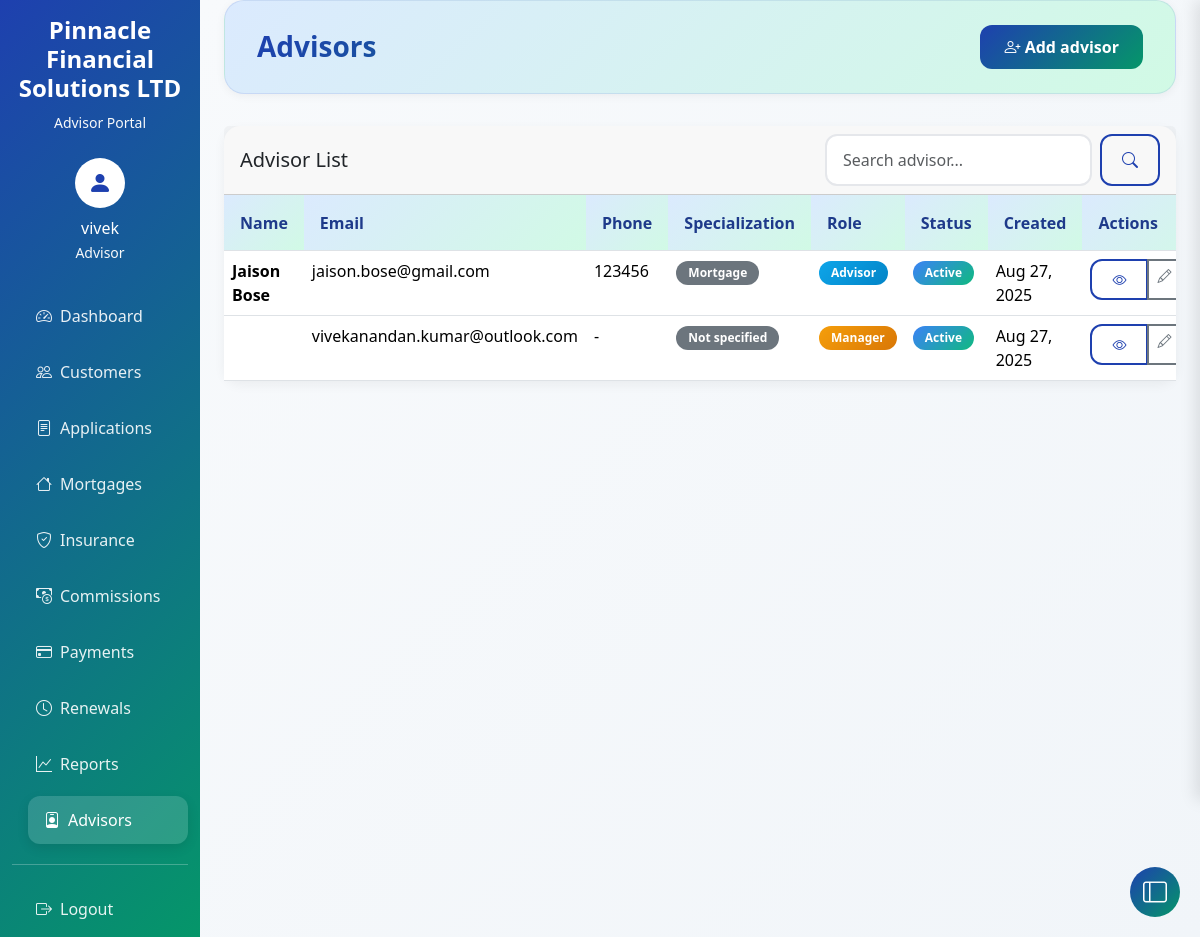
Screenshot of /advisor/ (signed in) with the database file from the repository.
### crm/models.py (models this page shows, shortened)
class Advisor(AbstractUser):
    date_of_birth = models.DateField(null=True, blank=True)
    phone = models.CharField(max_length=20, blank=True)
    license_number = models.CharField(max_length=50, unique=True, null=True, blank=True)
    specialization = models.CharField(
        max_length=100,
        blank=True,
        help_text='e.g., Mortgages, Life Insurance, Property Insurance'
    )
    hire_date = models.DateField(default=timezone.now)
    active = models.BooleanField(default=True)
    created_at = models.DateTimeField(auto_now_add=True)
    updated_at = models.DateTimeField(auto_now=True)
    is_manager = models.BooleanField(default=False)
    notes = models.TextField(blank=True, null=True)
    email = models.EmailField(unique=True, blank=False)
    first_name = models.CharField(max_length=50, blank=False)
    last_name = models.CharField(max_length=50, blank=False)
    class Meta:
        indexes = [
            models.Index(fields=['email'], name='idx_advisor_email'),
            models.Index(fields=['license_number'], name='idx_advisor_license'),
            models.Index(fields=['active'], name='idx_advisor_active'),
        ]
        db_table = 'advisor'

### crm/views.py (the view, shortened to what this page needs)
# urls.py: path('advisor/', views.AdvisorListView.as_view(), name='advisor_list'),
class AdvisorListView(LoginRequiredMixin, ListView):
    model = User  # Use User instead of Advisor
    template_name = 'crm/advisor_list.html'
    context_object_name = 'advisor'
    paginate_by = 20
    def get_queryset(self):
        queryset = User.objects.all().order_by('-created_at')
        search_query = self.request.GET.get('search')
        return queryset

### templates/crm/advisor_list.html (shortened to what this page needs)
{% extends 'crm/base.html' %}
{% block page_title %}Advisors{% endblock %}
{% block page_actions %}
<a href="{% url 'advisor_create' %}" class="btn btn-primary">
    <i class="bi bi-person-plus"></i> Add advisor
</a>
{% endblock %}
{% block content %}
<div class="card">
    <div class="card-header">
        <div class="row align-items-center">
            <div class="col">
                <h5 class="mb-0">Advisor List</h5>
            </div>
            <div class="col-auto">
                <form method="get" class="d-flex">
                    <input type="text" name="search" class="form-control me-2" placeholder="Search advisor..."
                           value="{{ request.GET.search }}">
                    <button type="submit" class="btn btn-outline-primary">
                        <i class="bi bi-search"></i>
                    </button>
                </form>
            </div>
        </div>
    </div>
    <div class="card-body p-0">
        {% if advisor %}
            <div class="table-container" style="max-height: 65vh; overflow: auto;">
                <table class="table table-hover mb-0 sticky-header">
                    <thead class="table-light">
                        <tr>
                            <th>Name</th>
                            <th>Email</th>
                            <th>Phone</th>
                            <th>Specialization</th>
                            <th>Role</th>
                            <th>Status</th>
                            <th>Created</th>
                            <th class="action-column">Actions</th>
                        </tr>
                    </thead>
                    <tbody>
                        {% for a in advisor %}
                            <tr>
                                <td>
                                    <strong>{{ a.first_name }} {{ a.last_name }}</strong>
                                </td>
                                <td>{{ a.email }}</td>
                                <td>{{ a.phone|default:"-" }}</td>
                                <td>
                                    <span class="badge bg-secondary">{{ a.specialization|default:"Not specified" }}</span>
                                </td>
                                <td>
                                    <span class="badge {% if a.is_manager %}bg-warning{% else %}bg-info{% endif %}">
                                        {% if a.is_manager %}Manager{% else %}Advisor{% endif %}
                                    </span>
                                </td>
                                <td>
                                    <span class="badge {% if a.active %}bg-success{% else %}bg-danger{% endif %}">
                                        {% if a.active %}Active{% else %}Inactive{% endif %}
                                    </span>
                                </td>
                                <td>{{ a.created_at|date:"M d, Y" }}</td>
                                <td class="action-column">
                                    <div class="btn-group btn-group-sm" role="group">
                                        <a href="{% url 'advisor_detail' a.id %}" class="btn btn-outline-primary" title="View">
                                            <i class="bi bi-eye"></i>
                                        </a>
                                        <a href="{% url 'advisor_update' a.id %}" class="btn btn-outline-secondary" title="Edit">
                                            <i class="bi bi-pencil"></i>
                                        </a>
                                    </div>
                                </td>
                            </tr>
                        {% endfor %}
                    </tbody>
                </table>
            </div>
        {% else %}
            <div class="text-center p-5">
                <i class="bi bi-people display-1 text-muted"></i>
                <p class="text-muted mt-3">No advisors found.</p>
                <a href="{% url 'advisor_create' %}" class="btn btn-primary">Add Your First Advisor</a>
            </div>
        {% endif %}
    </div>
</div>
{% endblock %}

### templates/crm/base.html (shortened to what this page needs)
<!DOCTYPE html>
<html lang="en">
<head>
    <link href="https://cdn.jsdelivr.net/npm/bootstrap@5.3.2/dist/css/bootstrap.min.css" rel="stylesheet">
    <link rel="stylesheet" href="https://cdn.jsdelivr.net/npm/bootstrap-icons@1.11.2/font/bootstrap-icons.min.css">
</head>
<body>
    <div class="container-fluid">
        <div class="row">
            {% if user.is_authenticated %}
            <nav class="col-md-3 col-lg-2 d-md-block sidebar collapse">
                <div class="position-sticky pt-3">
                    <div class="text-center mb-4">
                        <h4 class="text-white fw-bold">Pinnacle Financial Solutions LTD</h4>
                        <small class="text-light">Advisor Portal</small>
                    </div>
                    {% if user.is_authenticated %}
                    <div class="text-center mb-4">
                        <div class="bg-white rounded-circle d-inline-flex align-items-center justify-content-center"
                            style="width: 50px; height: 50px;">
                            <i class="bi bi-person-fill text-primary fs-4"></i>
                        </div>
                        <p class="text-white mt-2 mb-0">
                            {% if user.first_name or user.last_name %}
                            {{ user.first_name|title }} {{ user.last_name|title }}
                            {% else %}
                            {{ user.username }}
                            {% endif %}
                        </p>
                        <small class="text-light">{{ user.specialization|default:"Advisor" }}</small>
                    </div>
                    {% endif %}
                    <ul class="nav flex-column">
                        <li class="nav-item">
                            <a class="nav-link {% if request.resolver_match.url_name == 'dashboard' %}active{% endif %}"
                                href="{% url 'dashboard' %}">
                                <i class="bi bi-speedometer2 me-2"></i>Dashboard
                            </a>
                        </li>
                        <li class="nav-item">
                            <a class="nav-link {% if 'customer' in request.resolver_match.url_name %}active{% endif %}"
                                href="{% url 'customer_list' %}">
                                <i class="bi bi-people me-2"></i>Customers
                            </a>
                        </li>
                        <li class="nav-item">
                            <a class="nav-link {% if 'application' in request.resolver_match.url_name %}active{% endif %}"
                                href="{% url 'application_list' %}">
                                <i class="bi bi-file-text me-2"></i>Applications
                            </a>
                        </li>
                        <li class="nav-item">
                            <a class="nav-link {% if 'mortgage' in request.resolver_match.url_name %}active{% endif %}"
                                href="{% url 'mortgage_list' %}">
                                <i class="bi bi-house me-2"></i>Mortgages
                            </a>
                        </li>
                        <li class="nav-item">
                            <a class="nav-link {% if 'insurance' in request.resolver_match.url_name %}active{% endif %}"
                                href="{% url 'insurance_list' %}">
                                <i class="bi bi-shield-check me-2"></i>Insurance
                            </a>
                        </li>
                        <li class="nav-item">
                            <a class="nav-link commission-panel-toggle {% if 'commission' in request.resolver_match.url_name %}active{% endif %}"
                               data-panel="commission">
                                <i class="bi bi-cash-coin me-2"></i>Commissions
                            </a>
                        </li>
                        {% if user.is_manager %}
                        <li class="nav-item">
                            <a class="nav-link payment-panel-toggle {% if 'payment' in request.resolver_match.url_name %}active{% endif %}"
                               data-panel="payment">
                                <i class="bi bi-credit-card me-2"></i>Payments
                            </a>
                        </li>
                        {% endif %}
                        <li class="nav-item">
                            <a class="nav-link {% if request.resolver_match.url_name == 'renewal_alerts' %}active{% endif %}"
                                href="{% url 'renewal_alerts' %}">
                                <i class="bi bi-clock me-2"></i>Renewals
                            </a>
                        </li>
                        <li class="nav-item">
                            <a class="nav-link {% if request.resolver_match.url_name == 'reports' %}active{% endif %}"
                                href="{% url 'reports' %}">
                                <i class="bi bi-graph-up me-2"></i>Reports
                            </a>
                        </li>
                        {% if user.is_manager %}
                        <li class="nav-item">
                            <a class="nav-link {% if 'advisor' in request.resolver_match.url_name %}active{% endif %}"
                                href="{% url 'advisor_list' %}">
                                <i class="bi bi-person-badge me-2"></i>Advisors
                            </a>
                        </li>
                        {% endif %}
                        <hr class="text-light">
                        <li class="nav-item">
                            <form method="post" action="{% url 'logout' %}" class="d-inline">
                                <button type="submit" class="nav-link border-0 bg-transparent text-start w-100">
                                    <i class="bi bi-box-arrow-right me-2"></i>Logout
                                </button>
                            </form>
                        </li>
                    </ul>
                </div>
            </nav>
            {% endif %}
            <main
                class="{% if user.is_authenticated %}col-md-9 ms-sm-auto col-lg-10 px-md-4 main-content{% else %}col-12 public-content{% endif %}">
                {% if user.is_authenticated %}
                <div class="page-header-section">
                    <div class="page-header-content">
                        <h1 class="page-title-main">{% block page_title %}Dashboard{% endblock %}</h1>
                        <div class="page-actions">
                            {% block page_actions %}
                                {% load custom_filters %}
                            {% endblock %}
                        </div>
                    </div>
                </div>
                {% endif %}
                {% block content %}{% endblock %}
            </main>
        </div>
    </div>
    <button class="btn btn-primary toggle-panel-btn" id="togglePanelBtn">
        <i class="bi bi-layout-sidebar"></i>
    </button>
</body>
</html>

### templates/crm/base.html (style rules this page uses)
:root { --primary-blue: #1e40af; --secondary-blue: #3b82f6; --primary-green: #059669; --secondary-green: #10b981; --light-blue: #dbeafe; --light-green: #d1fae5; --dark-blue: #1e3a8a; --dark-green: #047857; --gradient-primary: linear-gradient(135deg, #1e40af 0%, #059669 100%); --gradient-secondary: linear-gradient(135deg, #3b82f6 0%, #10b981 100%); --gradient-light: linear-gradient(135deg, #dbeafe 0%, #d1fae5 100%); }
.sidebar { min-height: 100vh; background: var(--gradient-primary); box-shadow: 4px 0 15px rgba(30, 64, 175, 0.1); }
.sidebar .nav-link { color: rgba(255, 255, 255, .9); margin: 4px 8px; border-radius: 12px; transition: all 0.3s ease; padding: 12px 16px; font-weight: 500; }
.sidebar .nav-link:hover, .sidebar .nav-link.active { color: white; background: rgba(255, 255, 255, .15); transform: translateX(8px); box-shadow: 0 4px 12px rgba(0, 0, 0, 0.1); }
.sidebar .nav-link i { width: 20px; text-align: center; }
.main-content { min-height: 100vh; background: linear-gradient(135deg, #f8fafc 0%, #f1f5f9 100%); }
.card { border: none; border-radius: 16px; box-shadow: 0 4px 12px rgba(0, 0, 0, 0.05); transition: all 0.3s ease; background: white; }
.btn-primary { background: var(--gradient-primary); border: none; border-radius: 12px; padding: 10px 24px; font-weight: 600; transition: all 0.3s ease; }
.btn-outline-primary { color: var(--primary-blue); border: 2px solid var(--primary-blue); border-radius: 12px; padding: 8px 20px; font-weight: 600; transition: all 0.3s ease; }
.badge { border-radius: 20px; padding: 6px 12px; font-weight: 600; font-size: 0.75rem; }
.bg-success { background: var(--gradient-secondary) !important; }
.bg-warning { background: linear-gradient(135deg, #f59e0b 0%, #d97706 100%) !important; }
.bg-info { background: linear-gradient(135deg, #0ea5e9 0%, #0284c7 100%) !important; }
.form-control { border: 2px solid #e5e7eb; border-radius: 12px; padding: 12px 16px; transition: all 0.3s ease; }
.table th { background: var(--gradient-light); color: var(--dark-blue); font-weight: 700; border: none; padding: 1rem; }
.text-primary { color: var(--primary-blue) !important; }
.page-header-section { background: var(--gradient-light); border-radius: 20px; padding: 1.5rem 2rem; margin-bottom: 2rem; border: 1px solid rgba(30, 64, 175, 0.1); box-shadow: 0 2px 10px rgba(0, 0, 0, 0.05); }
.page-header-content { display: flex; justify-content: between; align-items: center; flex-wrap: wrap; gap: 1rem; }
.page-title-main { background: var(--gradient-primary); -webkit-background-clip: text; -webkit-text-fill-color: transparent; background-clip: text; font-weight: 800; margin: 0; font-size: 1.75rem; flex: 1; }
.page-actions { display: flex; gap: 0.75rem; flex-wrap: wrap; }
.btn-outline-secondary { color: #6c757d; border: 2px solid #6c757d; background: white; }
.toggle-panel-btn { position: fixed; right: 20px; bottom: 20px; z-index: 1001; width: 50px; height: 50px; border-radius: 50%; display: flex; align-items: center; justify-content: center; font-size: 1.5rem; }

### templates/crm/advisor_list.html (style rules this page uses)
.table-container { position: relative; overflow: auto; }
.sticky-header thead th { position: sticky; top: 0; background-color: #f8f9fa; z-index: 10; box-shadow: inset 0 -1px 0 #dee2e6; }
.action-column { width: 140px; min-width: 140px; }

### rows the page displays
Advisor: username "vivek", specialization "Advisor", email "vivekanandan.kumar@outlook.com", phone "-", specialization "Not specified", is_manager "Manager", active "Active", created_at "Aug 27, 2025"
Advisor: first_name "Jaison", last_name "Bose", email "jaison.bose@gmail.com", phone "123456", specialization "Mortgage", is_manager "Advisor", active "Active", created_at "Aug 27, 2025"
